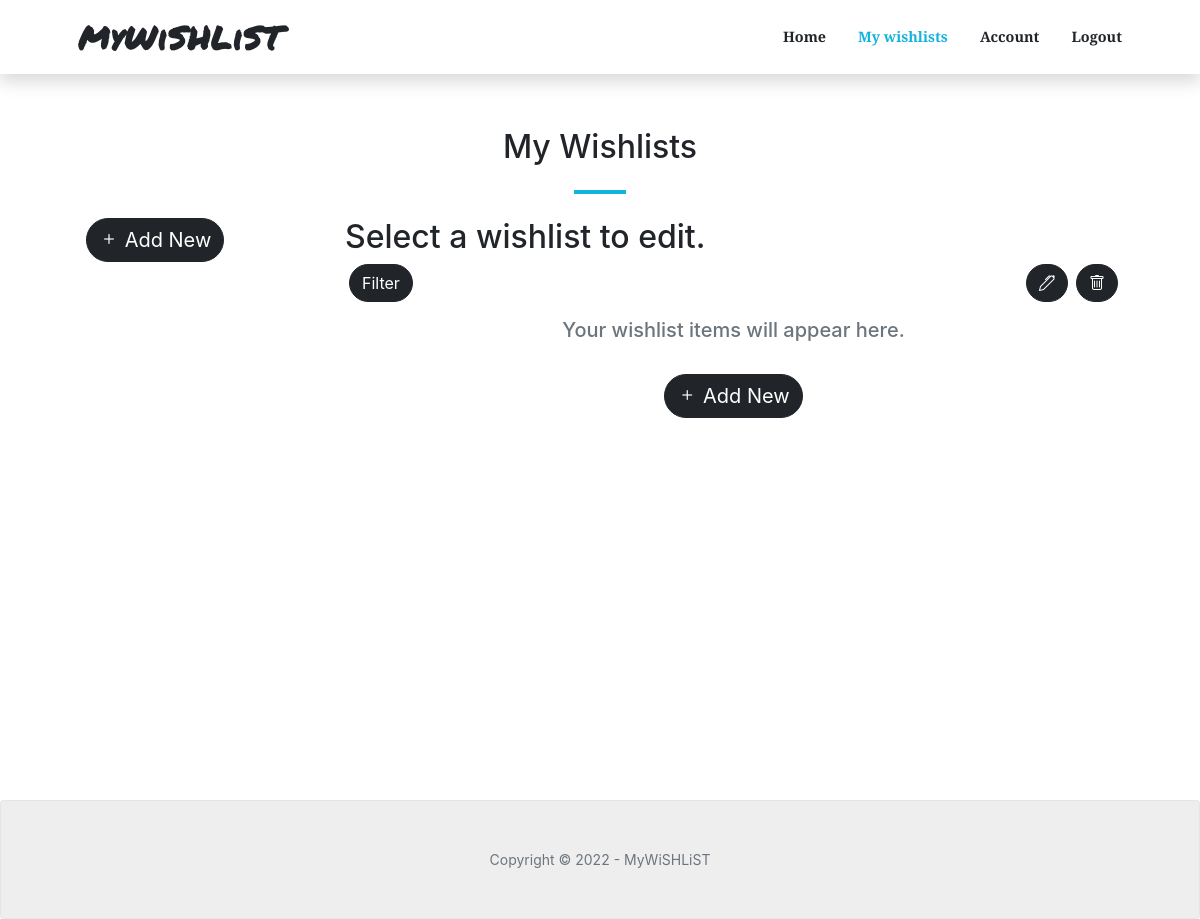
Before: /wishlists/ (signed in) with the older database file.
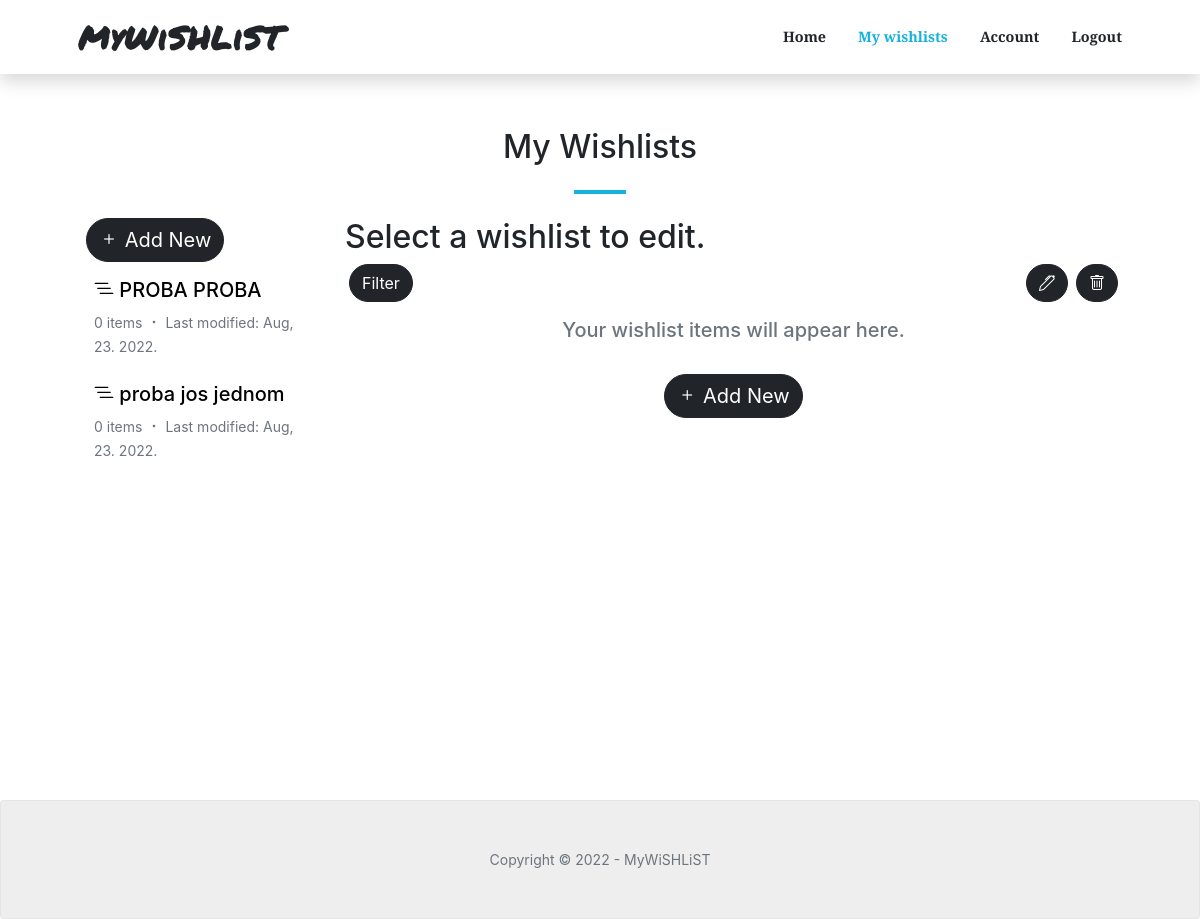
After: the same page with the newer database file.
### wishlists/models.py (models this page shows, shortened)
class Wishlist(models.Model):
    class PriorityChoices(models.IntegerChoices):
        low = 1, _('Low')
        medium = 3, _('Medium')
        high = 5, _('High')
    id = models.UUIDField(default=uuid.uuid4, unique=True, primary_key=True, editable=False)
    owner = models.ForeignKey(Account, null=True, blank=True, on_delete=models.SET_NULL)
    title = models.CharField(max_length=200)
    priority = models.IntegerField(choices=PriorityChoices.choices, default=PriorityChoices.low)
    created = models.DateTimeField(auto_now_add=True)
    modified = models.DateTimeField(auto_now=True)
    @property
    def total_products(self):
        try:
            products = self.product_set.all()
            return products.count()
        except AttributeError:
            return 0

### wishlists/views.py (the view)
# urls.py: path('wishlists/', views.get_all_wishlists, name="wishlists"),
@login_required(login_url="login")
def get_all_wishlists(request):
    account = request.user.account
    wishlists = account.wishlist_set.all()
    context = {'wishlists': wishlists, }
    return render(request, 'wishlists/wishlists.html', context)

### wishlists/templates/wishlists/wishlists.html
{% extends 'main.html' %}
{% block content %}
<section class="page-section" id="single-wishlist">
    <div class="container-custom px-4 px-lg-5">
        <h2 class="text-center">My Wishlists</h2>
        <hr class="divider" />
        <div class="row">
            <div class="col-lg-3">
                <div class="px-2 mb-2">
                    <a href="{% url 'create-wishlist' %}"><button class="btn btn-dark fs-5"><i class="bi bi-plus"></i> Add New</button></a>
                </div>
                <div class="px-2">
                    {% for wishlist in wishlists %}
                    <a href="{% url 'wishlist' wishlist.id %}">
                        <div class="p-2 mb-2 card-custom">
                            <h5 class="text-truncate text-black"><i class="bi-list-nested"></i> {{wishlist.title}}</h5>
                            <p class="text-muted mb-0 fs-7 d-inline">{{wishlist.total_products}} item{{wishlist.total_products|pluralize:"s"}}</p>
                            <p class="text-muted mb-0 fs-7 d-inline"><i class="bi bi-dot"></i></p>
                            <p class="text-muted mb-0 fs-7 d-inline">Last modified: {{wishlist.modified|date:"M, d. Y." }}</p>
                        </div>
                    </a>
                    {% endfor %}
                </div>
            </div>
            <div class="col-lg-9">
                <div class="row">
                    <div class="col-9">
                        <h2>Select a wishlist to edit.</h2>
                    </div>
                    <div class="pb-2">
                        <button class="btn btn-dark d-inline mx-1">Filter</button>
                        <button class="btn btn-dark d-inline float-end mx-1"><i class="bi bi-trash"></i></button>
                        <button class="btn btn-dark d-inline float-end mx-1"><i class="bi bi-pen"></i></button>
                    </div>
                    <div class="p-2 d-flex justify-content-center">
                        <h5 class="text-muted">Your wishlist items will appear here.</h5>
                    </div>
                    <div class="d-flex justify-content-center py-3">
                        <a href="{% url 'create-wishlist' %}"><button class="btn btn-dark fs-5"><i class="bi bi-plus"></i> Add New</button></a>
                    </div>
                </div>
            </div>
        </div>
    </div>
</section>
{% endblock %}

### templates/main.html (shortened to what this page needs)
<!DOCTYPE html>
{% load static %}
<html>
    <head>
        <link href="https://cdn.jsdelivr.net/npm/bootstrap-icons@1.5.0/font/bootstrap-icons.css" rel="stylesheet" />
        <link rel="stylesheet" href="https://cdn.jsdelivr.net/npm/bootstrap-icons@1.8.1/font/bootstrap-icons.css">
        <link href="https://cdnjs.cloudflare.com/ajax/libs/SimpleLightbox/2.1.0/simpleLightbox.min.css" rel="stylesheet" />
        <link href="https://cdn.jsdelivr.net/npm/bootstrap@5.0.2/dist/css/bootstrap.min.css" rel="stylesheet">
        <link href="{% static 'styles/styles.css' %}" rel="stylesheet" />
    </head>
    <body>
        {% include 'navbar.html' %}
        {% block content %}
        {% endblock %}
        {% include 'footer.html' %}
    </body>
</html>

### templates/navbar.html (shortened to what this page needs)
{% load static %}
<nav class="navbar navbar-expand-lg navbar-light fixed-top py-2" id="mainNav">
    <div class="container px-4 px-lg-5">
        <a class="navbar-brand" style="font-family: 'Permanent Marker', cursive; font-size: xx-large; letter-spacing: 1px;" href="{% url 'home' %}">MyWiSHLiST</a>
        <div class="collapse navbar-collapse" id="navbarResponsive">
            <ul class="navbar-nav ms-auto my-2 my-lg-0">
                {% url 'wishlists' as url_wishlists %}
                <li class="nav-item"><a class="nav-link" href="{% url 'home' %}">Home</a></li>
                {% if request.user.is_authenticated %}
                <li class="nav-item"><a class="nav-link {% if request.path == url_wishlists %} active {% endif %}" href="{% url 'wishlists' %}">My wishlists</a></li>
                <li class="nav-item"><a class="nav-link" href="{% url 'account' %}">Account</a></li>
                <li class="nav-item"><a class="nav-link" href="{% url 'logout' %}">Logout</a></li>
                {% else %}
                <li class="nav-item"><a class="nav-link" href="{% url 'login' %}">Login</a></li>
                {% endif %}
            </ul>
        </div>
    </div>
</nav>

### templates/footer.html
{% load static %}
<footer class="bg-light py-5">
    <div class="container px-4 px-lg-5">
        <div class="small text-center text-muted">Copyright &copy; 2022 - MyWiSHLiST</div>
    </div>
</footer>

Changed rows visible on the page:
added Wishlist: title "PROBA PROBA", total_products "0", modified "Aug, 23. 2022."
added Wishlist: title "proba jos jednom", total_products "0", modified "Aug, 23. 2022."
